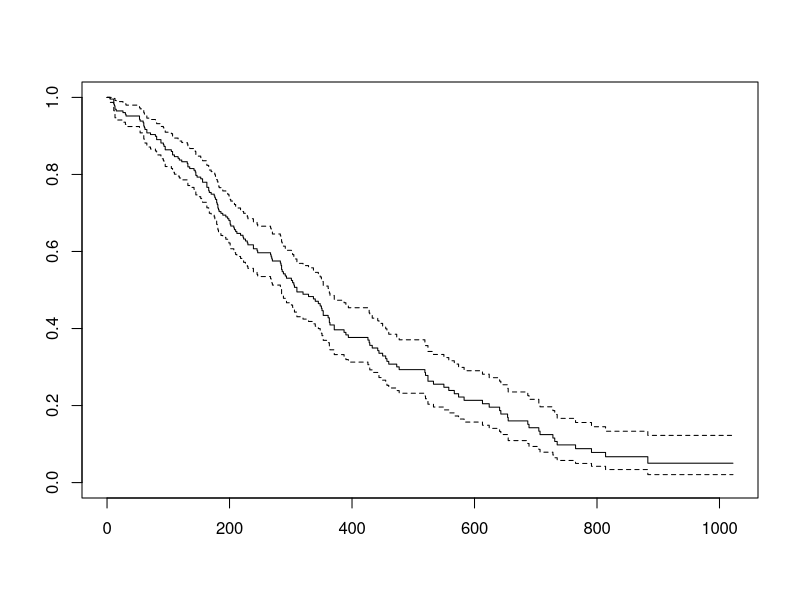
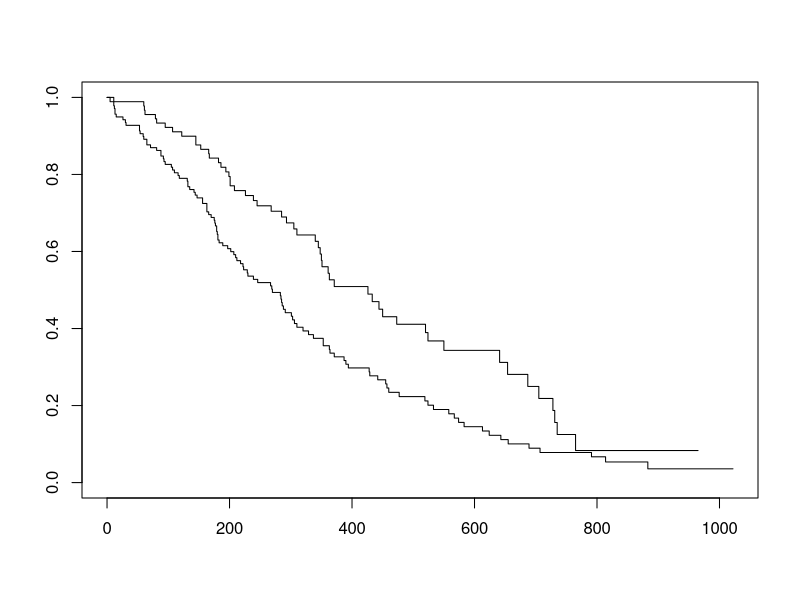
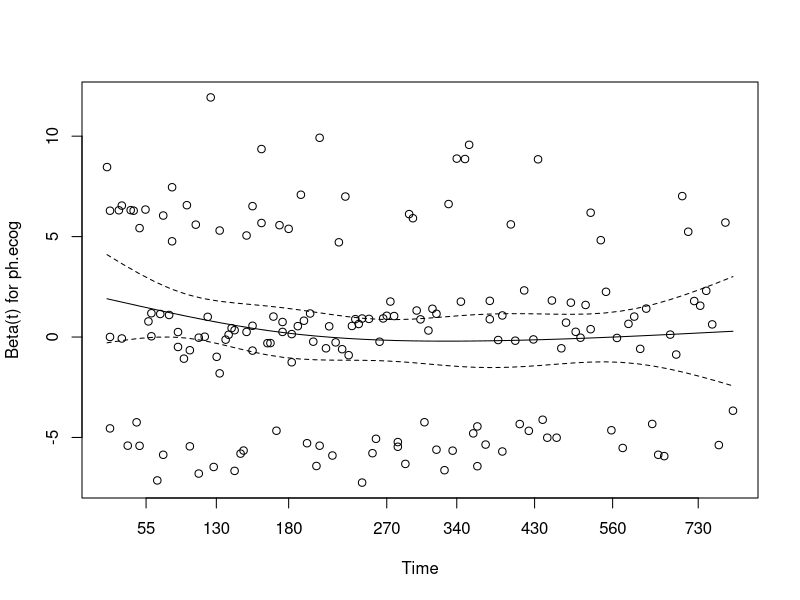
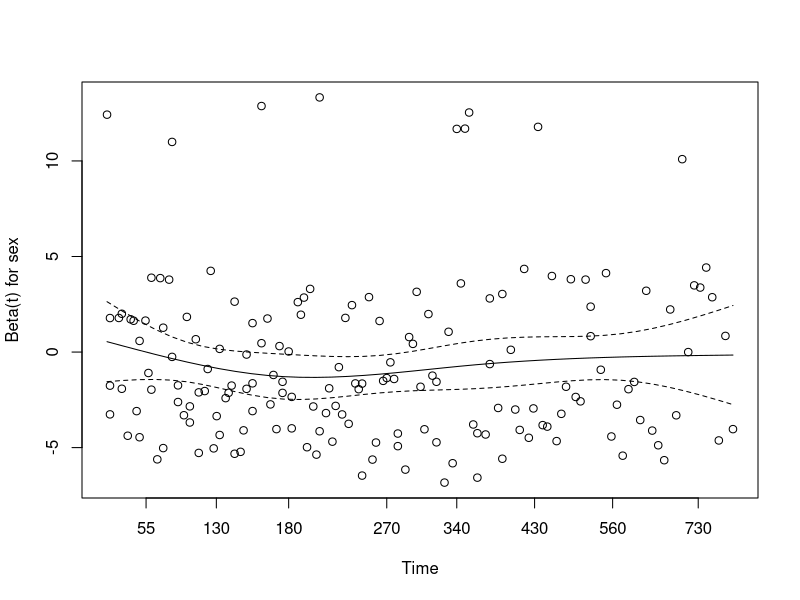
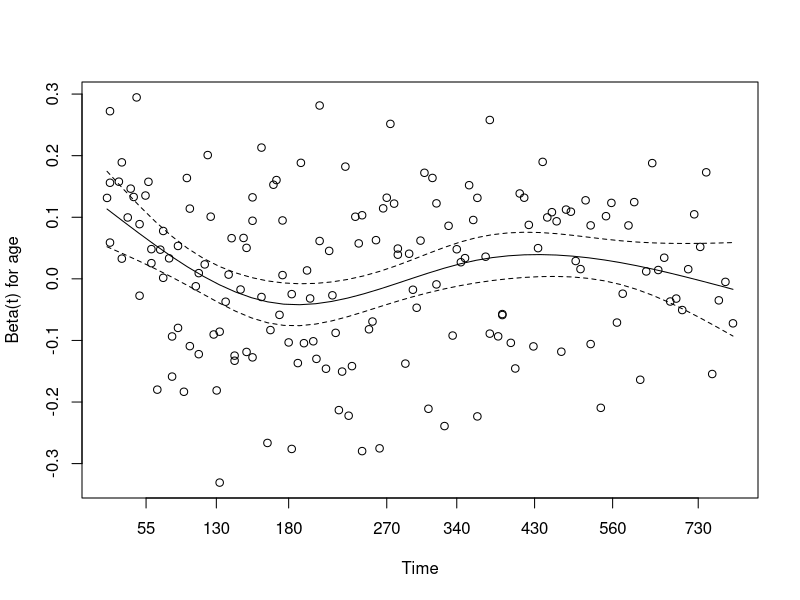
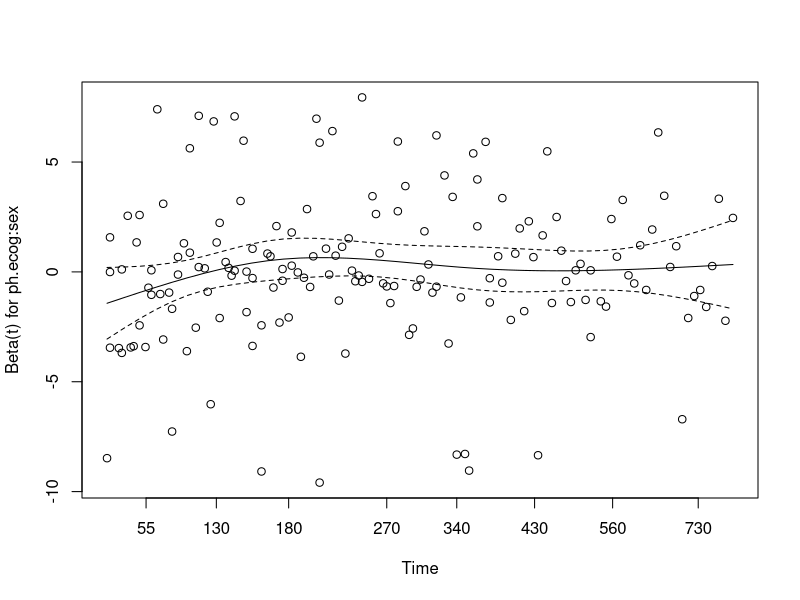

These charts were generated, in order, by the following R code:
## ---- chunk 1
library(survival)
data(lung)
str(lung)
## ---- chunk 2
Obj.surv <- Surv(lung$time, #duree de survie 
                 lung$status) #statut a cette date
## ---- chunk 3
#KM sans aucune strate
KM <- survfit(Obj.surv ~ 1)
KM
plot(KM)

#KM en stratifiant sur le sexe
KM <- survfit(Obj.surv ~ lung$sex)
plot(KM)

#Test du log-rank
survdiff(Obj.surv ~ lung$sex)
## ---- chunk 4
Cx.M1 <- coxph(Obj.surv ~ ph.ecog*sex + age, data=lung) # l'indicateur * permet de definir une interaction entre 2 variables
summary(Cx.M1)

#Comparaison de modeles
Cx.M2<- coxph(Obj.surv ~ ph.ecog + age, data=lung) 
anova(Cx.M1, Cx.M2)
## ---- chunk 5
Verif <- cox.zph(Cx.M1)
Verif
plot(Verif)
